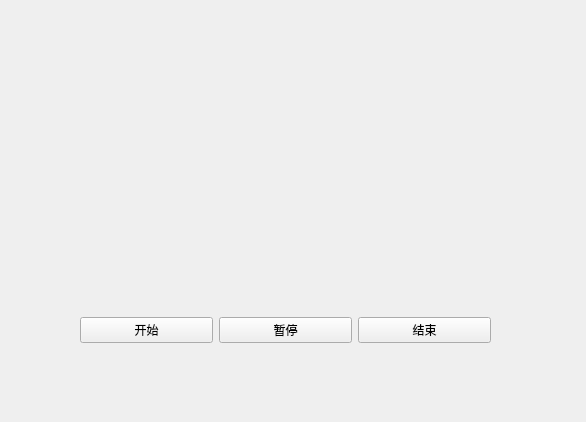
<?xml version="1.0" encoding="UTF-8"?>
<ui version="4.0">
 <class>Widget</class>
 <widget class="QWidget" name="Widget">
  <property name="geometry">
   <rect>
    <x>0</x>
    <y>0</y>
    <width>586</width>
    <height>422</height>
   </rect>
  </property>
  <property name="windowTitle">
   <string>Widget</string>
  </property>
  <widget class="QWidget" name="layoutWidget">
   <property name="geometry">
    <rect>
     <x>80</x>
     <y>40</y>
     <width>421</width>
     <height>172</height>
    </rect>
   </property>
   <layout class="QHBoxLayout" name="horizontalLayout">
    <item>
     <widget class="QLabel" name="pictureLabel_2">
      <property name="minimumSize">
       <size>
        <width>200</width>
        <height>170</height>
       </size>
      </property>
      <property name="maximumSize">
       <size>
        <width>200</width>
        <height>170</height>
       </size>
      </property>
      <property name="text">
       <string/>
      </property>
     </widget>
    </item>
    <item>
     <widget class="QLabel" name="pictureLabel_1">
      <property name="minimumSize">
       <size>
        <width>200</width>
        <height>170</height>
       </size>
      </property>
      <property name="maximumSize">
       <size>
        <width>200</width>
        <height>170</height>
       </size>
      </property>
      <property name="text">
       <string/>
      </property>
     </widget>
    </item>
   </layout>
  </widget>
  <widget class="QWidget" name="layoutWidget">
   <property name="geometry">
    <rect>
     <x>80</x>
     <y>300</y>
     <width>411</width>
     <height>61</height>
    </rect>
   </property>
   <layout class="QHBoxLayout" name="horizontalLayout_2">
    <item>
     <widget class="QPushButton" name="pushButtonStart">
      <property name="text">
       <string>开始</string>
      </property>
     </widget>
    </item>
    <item>
     <widget class="QPushButton" name="pushButtonStop">
      <property name="text">
       <string>暂停</string>
      </property>
     </widget>
    </item>
    <item>
     <widget class="QPushButton" name="pushButtonEnd">
      <property name="text">
       <string>结束</string>
      </property>
     </widget>
    </item>
   </layout>
  </widget>
 </widget>
 <resources/>
 <connections/>
</ui>
